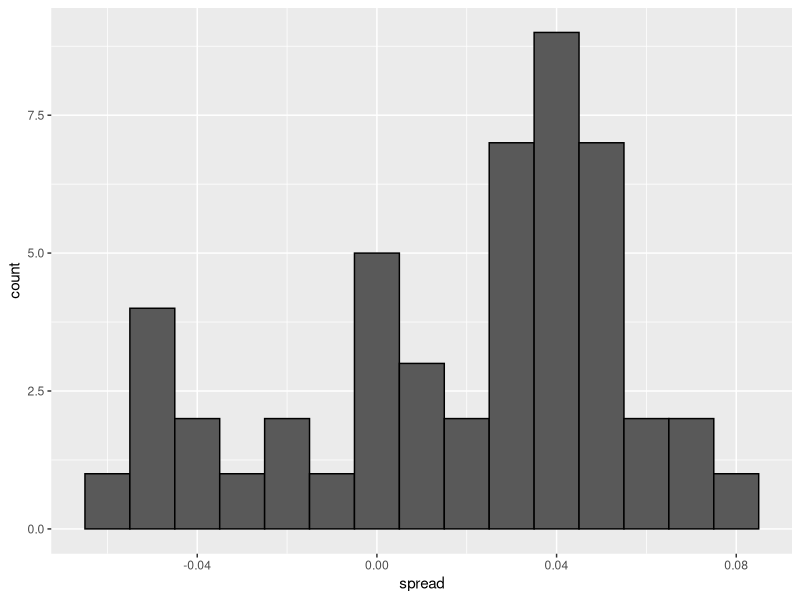
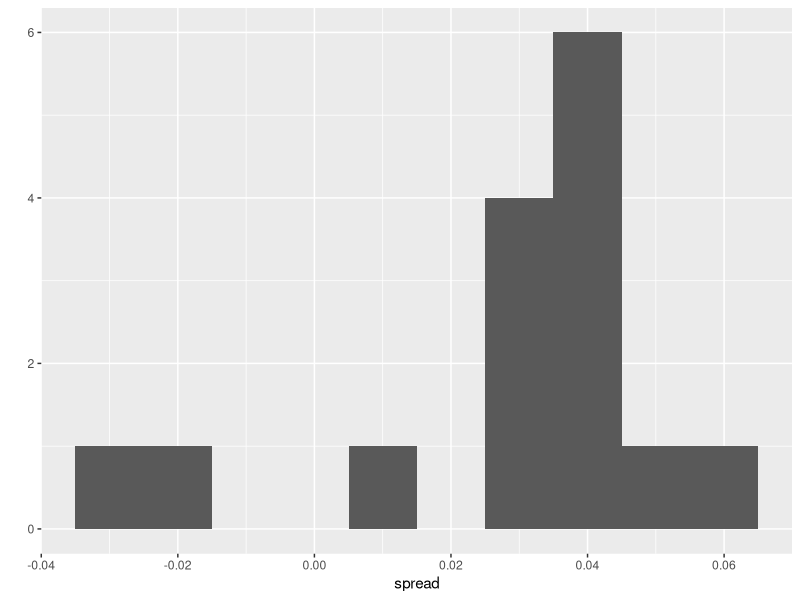
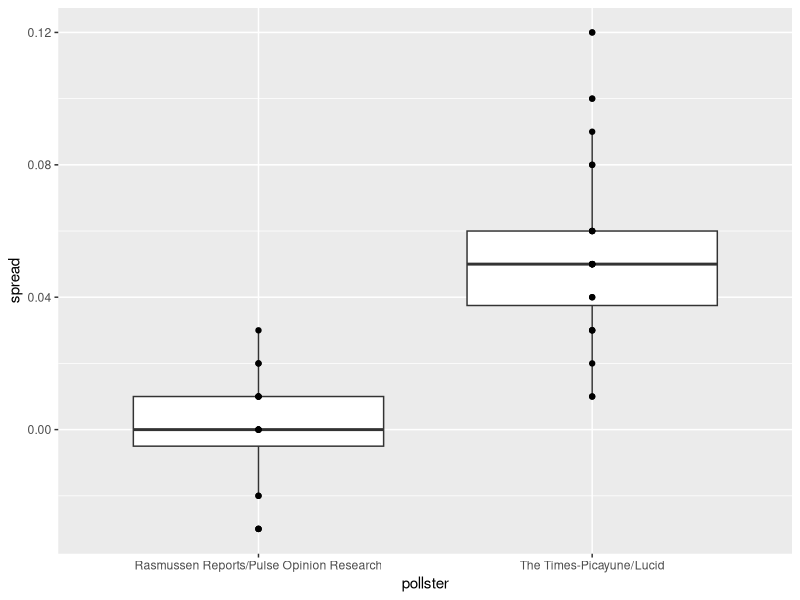

The R script that drew these images, in order:
## ---- chunk 1
library(tidyverse)
library(dslabs)
d <- 0.039
Ns <- c(1298, 533, 1342, 897, 774, 254, 812, 324, 1291, 1056, 2172, 516)
p <- (d + 1) / 2

polls <- map_df(Ns, function(N) {
  x <- sample(c(0,1), size=N, replace=TRUE, prob=c(1-p, p))
  x_hat <- mean(x)
  se_hat <- sqrt(x_hat * (1 - x_hat) / N)
  list(estimate = 2 * x_hat - 1, 
    low = 2*(x_hat - 1.96*se_hat) - 1, 
    high = 2*(x_hat + 1.96*se_hat) - 1,
    sample_size = N)
}) %>% mutate(poll = seq_along(Ns))
## ---- chunk 2
sum(polls$sample_size)
## ---- chunk 3
d_hat <- polls %>% 
  summarize(avg = sum(estimate*sample_size) / sum(sample_size)) %>% 
  pull(avg)
## ---- chunk 4
data(polls_us_election_2016)
## ---- chunk 5
polls <- polls_us_election_2016 %>% 
  filter(state == "U.S." & enddate >= "2016-10-31" &
           (grade %in% c("A+","A","A-","B+") | is.na(grade)))
## ---- chunk 6
polls <- polls %>% 
  mutate(spread = rawpoll_clinton/100 - rawpoll_trump/100)
## ---- chunk 7
d_hat <- polls %>% 
  summarize(d_hat = sum(spread * samplesize) / sum(samplesize)) %>% 
  pull(d_hat)
## ---- chunk 8
p_hat <- (d_hat+1)/2 
moe <- 1.96 * 2 * sqrt(p_hat * (1 - p_hat) / sum(polls$samplesize))
moe
## ---- chunk 9
polls %>%
  ggplot(aes(spread)) +
  geom_histogram(color="black", binwidth = .01)
## ---- chunk 10
polls %>% group_by(pollster) %>% summarize(n())
## ---- chunk 11
polls %>% group_by(pollster) %>% 
  filter(n() >= 6) %>%
  summarize(se = 2 * sqrt(p_hat * (1-p_hat) / median(samplesize)))
## ---- chunk 12
one_poll_per_pollster <- polls %>% group_by(pollster) %>% 
  filter(enddate == max(enddate)) %>%
  ungroup()
## ---- chunk 13
qplot(spread, data = one_poll_per_pollster, binwidth = 0.01)
## ---- chunk 14
sd(one_poll_per_pollster$spread)
## ---- chunk 15
results <- one_poll_per_pollster %>% 
  summarize(avg = mean(spread), 
            se = sd(spread) / sqrt(length(spread))) %>% 
  mutate(start = avg - 1.96 * se, 
         end = avg + 1.96 * se) 
round(results * 100, 1)
## ---- chunk 16
library(dslabs)
data(heights)
x <- heights %>% filter(sex == "Male") %>%
  pull(height)
## ---- chunk 17
mean(x)
sd(x)
## ---- chunk 18
N <- 50
X <- sample(x, N, replace = TRUE)
mean(X)
sd(X)
## ---- chunk 19
sd(X)
## ---- chunk 20
s <- sd(X)
c(mean(X) - 1.96 * s, mean(X) + 1.96 *s)
## ---- chunk 21
N <- 50
B <- 10000
h <- replicate(B, {
  X <- sample(x, N, replace=TRUE)
  interval <- c(mean(X) - 1.96 * s, mean(X) + 1.96 *s)
  between(X, interval[1], interval[2])
})
mean(h)
## ---- chunk 22
data(polls_us_election_2016)
polls <- polls_us_election_2016 %>% 
  filter(pollster %in% c("Rasmussen Reports/Pulse Opinion Research",
                         "The Times-Picayune/Lucid") &
           enddate >= "2016-10-15" &
           state == "U.S.") %>% 
  mutate(spread = rawpoll_clinton/100 - rawpoll_trump/100) 
## ---- chunk 23
polls %>% ggplot(aes(pollster, spread)) + geom_boxplot() + geom_point()
## ---- chunk 24
polls %>% 
  filter(pollster=="Rasmussen Reports/Pulse Opinion Research") %>% 
  summarize(N_1 = n())
## ---- chunk 25
polls %>% group_by(pollster) %>% summarize(sd(spread))
## ---- chunk 26
poll <- polls %>%
  group_by(pollster) %>%
  summarize(m = mean(spread), s = sd(spread), N = n())
e <- poll$m[2] - poll$m[1]
se <- sqrt(poll$s[2]^2/poll$N[2]-poll$s[1]^2/poll$N[1])
c(e - 1.96 * se, e + 1.96 * se)
## ---- chunk 27
z <- sqrt(N)*0.05/sqrt(e*(1-e))
1 - (pnorm(z) - pnorm(-z))
## ---- chunk 28
polls <- polls_us_election_2016 %>% 
  filter(enddate >= "2016-10-15" &
           state == "U.S.") %>%
  group_by(pollster) %>%
  filter(n() >= 5) %>% 
  mutate(spread = rawpoll_clinton/100 - rawpoll_trump/100) %>%
  ungroup()
## ---- chunk 29
polls %>% group_by(pollster) %>%
  summarize(avg = mean(spread), sd = sd(spread))
